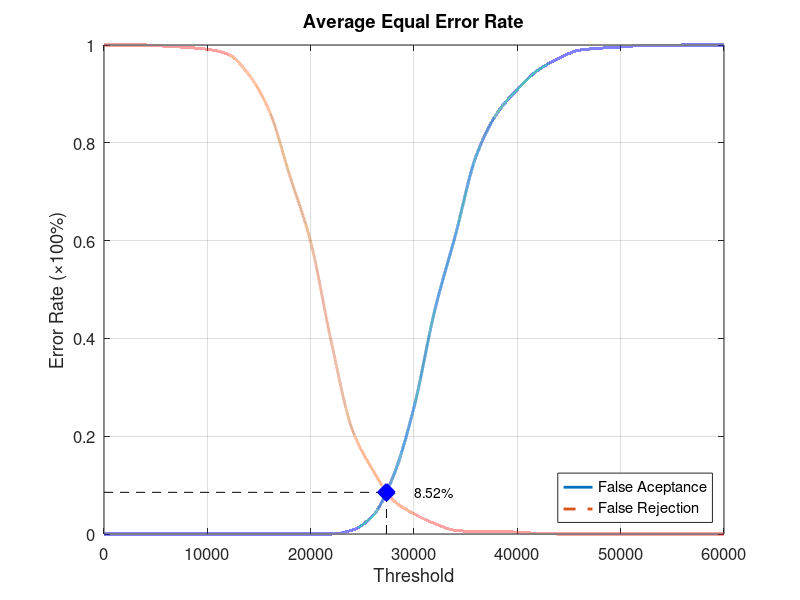
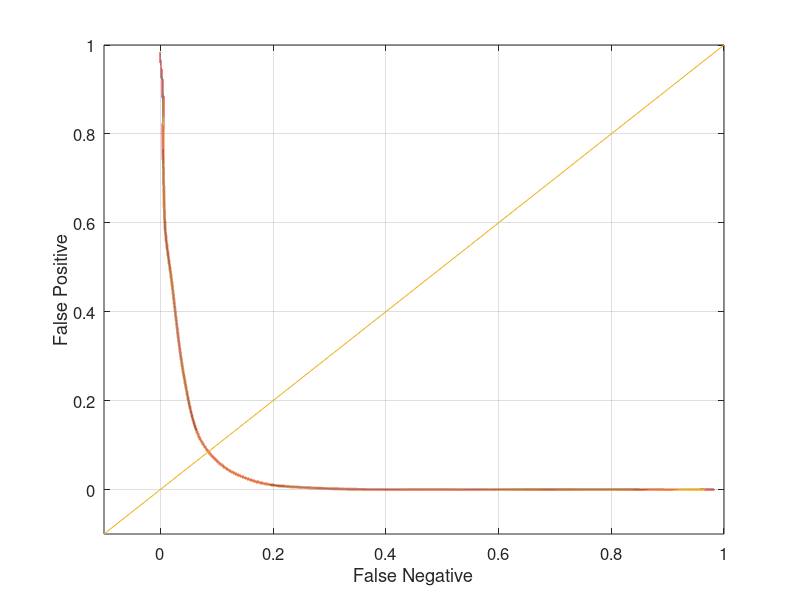

These charts were generated, in order, by the following MATLAB code:
function yEER = Experiment5Average
close all;
clear;
clc;
x = 0:2000:60000;
xq = 0:0.5:60000;

y0 = [0 0 0 0 0 0 0 0 0 0 0 0 0.00789474 0.0368421 0.118421 0.259211 0.456579 0.610526 0.772368 0.85921 0.909211 0.948684 0.972368 0.989474 0.993421 0.996053 0.998684 0.998684 1 1 1];
yy0 = interp1(x, y0, xq, 'pchip');
y1 = [1 1 1 0.9975 0.995 0.99125 0.98125 0.94 0.865 0.73125 0.5975 0.3925 0.215 0.13125 0.06875 0.04125 0.02125 0.0075 0.005 0.005 0.00375 0.00125 0 0 0 0 0 0 0 0 0];
yy1 = interp1(x, y1, xq, 'pchip');

% Calculating EER: 
y2 = abs(y0 - y1);
find(y2 == min(y2))
yy2 = abs(yy0 - yy1);
xEER = find(yy2 == min(yy2));
xEERIndex = xq(xEER) % X-axis EER
yEER = yy0(xEER) % Y-axis EER

main = figure
plot(xq, yy0,'-','LineWidth', 2);	hold on
plot(xq, yy1,'--','LineWidth', 2);	hold on
plot([xEERIndex xEERIndex], [0 yEER], 'k--');	hold on
plot([0 xEERIndex], [yEER yEER], 'k--');	hold on
plot(xEERIndex, yEER, 'bx', 'LineWidth', 10);	hold on
text(xEERIndex + 10 * xEERIndex / 100, yEER, [num2str(round((10000 * yEER)) / 100) '%'])
legend('False Aceptance', 'False Rejection', 'Location', 'SouthEast')
xlabel('Threshold')
ylabel('Error Rate (\times100%)')
title('Average Equal Error Rate')
set(gca, 'FontSize', 12)
axis([0 60000 0 1])
grid on

print(main, 'Experiment5AverageMain', '-dpng');
FNRxFPR = figure('Color', [1 1 1]);
plot(yy1, yy0, '-', yy1, yy0, 'LineWidth', 2);
hold on
y = -0.1:0.1:1
plot(y, y); 
set(gca, 'FontSize', 12)
xlabel('False Negative')
ylabel('False Positive')
axis([-0.1 1 -0.1 1])
set(gca, 'FontSize', 12)
grid on

print(FNRxFPR, 'Experiment5AverageFNRxFPR','-dpng');
end
